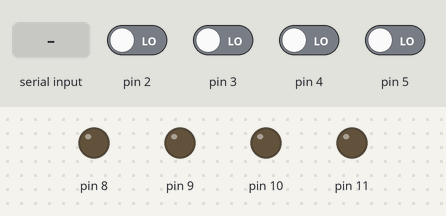
Bench run of a sketch on a simulated Arduino Uno, built with avr-gcc and run on an emulated ATmega328P. Shown: output pins drawn as LEDs (lit = HIGH). The test bench sets the inputs (shaded band); at power-on: pin 2–5 LOW. What the sketch prints to the serial monitor is not drawn.

Above: at 1.2 s.
1.3 s: byte 30 received over Serial
At 3.0 s:
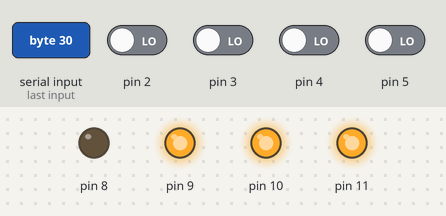
3.3 s: byte 90 received over Serial
At 4.5 s:
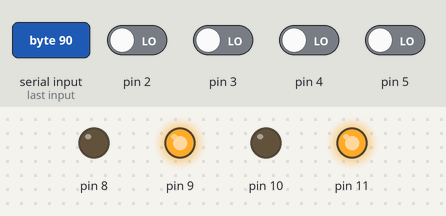
5.2 s: byte 120 received over Serial
At 6.0 s:
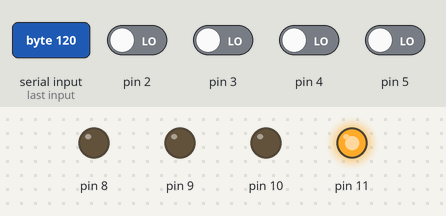
Timing chart, 0 to 8.2 s (numbered marks = the images above; inputs shaded):
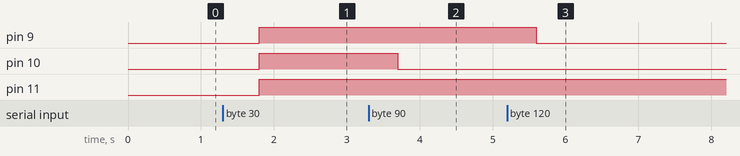

The sketch:

arduino_android.ino
```cpp
/*
 * Android to Arduino
 *
 *
*/

unsigned char inByte=0, outByte=48;         //

// the setup function runs once when you press reset or power the board
void setup() {
    // initialize serial communication at 9600 bits per second:
  Serial.begin(9600);
    // initialize outputs 8-11
  pinMode(8, OUTPUT);
  pinMode(9, OUTPUT);
  pinMode(10, OUTPUT);
  pinMode(11, OUTPUT);

}

// the loop function runs over and over again forever
void loop() {

   if (Serial.available() > 0) {
          // read the incoming byte:
        inByte = Serial.read();
        PORTB = inByte; //update digital outputs 8-11

        delay(100);
        outByte = 48 + (unsigned char)digitalRead(2) + ((unsigned char)digitalRead(3)<<1) + ((unsigned char)digitalRead(4)<<2) + ((unsigned char)digitalRead(5)<<3);  //read inputs on pins 2-5
        Serial.write(outByte);

   }

  delay(900);
}
```

Measured:
- after the input at 1.3 s, pin 9–11: LOW → HIGH after 0.50 s
- after the input at 3.3 s, pin 10: HIGH → LOW after 0.40 s
- after the input at 5.2 s, pin 9: HIGH → LOW after 0.40 s
